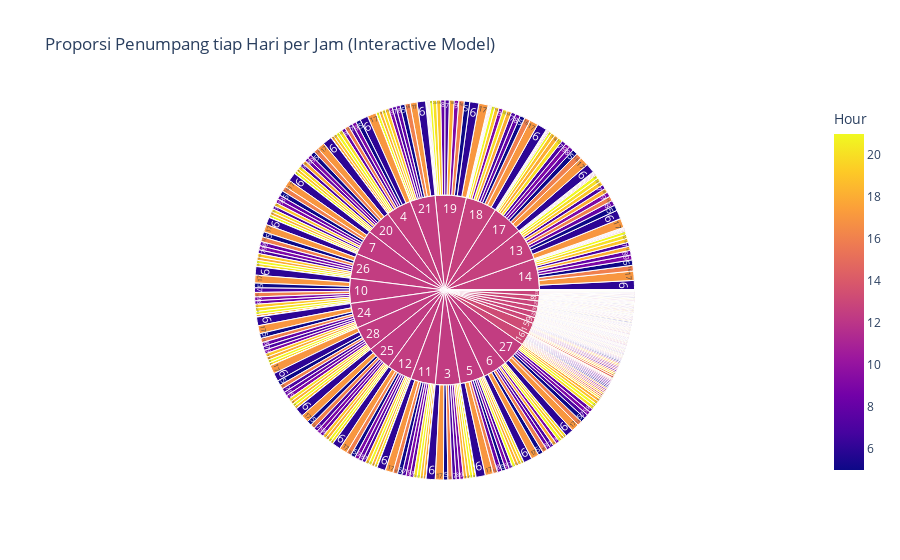

Here is the notebook cell this chart was saved with:
### Code cell
px.sunburst(df_t,path=['Day','Hour'],color='Hour', title='Proporsi Penumpang tiap Hari per Jam (Interactive Model)')

### Figure 1 — Plotly figure (JSON) as saved in the notebook; plotly's stock layout.template omitted (floating-point values rounded to 4 significant figures; data arrays with more than 128 entries replaced by an {"elided": "..."} marker saying what was removed)
{"data": [{"branchvalues": "total", "customdata": {"elided": "465x1 float values"}, "domain": {"x": [0, 1], "y": [0, 1]}, "hovertemplate": "labels=%{label}<br>count=%{value}<br>parent=%{parent}<br>id=%{id}<br>Hour=%{color}<extra></extra>", "ids": {"elided": "465 str values"}, "labels": {"elided": "465 str values"}, "marker": {"coloraxis": "coloraxis", "colors": {"elided": "465 float values"}}, "name": "", "parents": {"elided": "465 str values"}, "type": "sunburst", "values": {"elided": "465 int values"}}], "layout": {"coloraxis": {"colorbar": {"title": {"text": "Hour"}}, "colorscale": [[0, "#0d0887"], [0.1111, "#46039f"], [0.2222, "#7201a8"], [0.3333, "#9c179e"], [0.4444, "#bd3786"], [0.5556, "#d8576b"], [0.6667, "#ed7953"], [0.7778, "#fb9f3a"], [0.8889, "#fdca26"], [1, "#f0f921"]]}, "legend": {"tracegroupgap": 0}, "title": {"text": "Proporsi Penumpang tiap Hari per Jam (Interactive Model)"}}}
